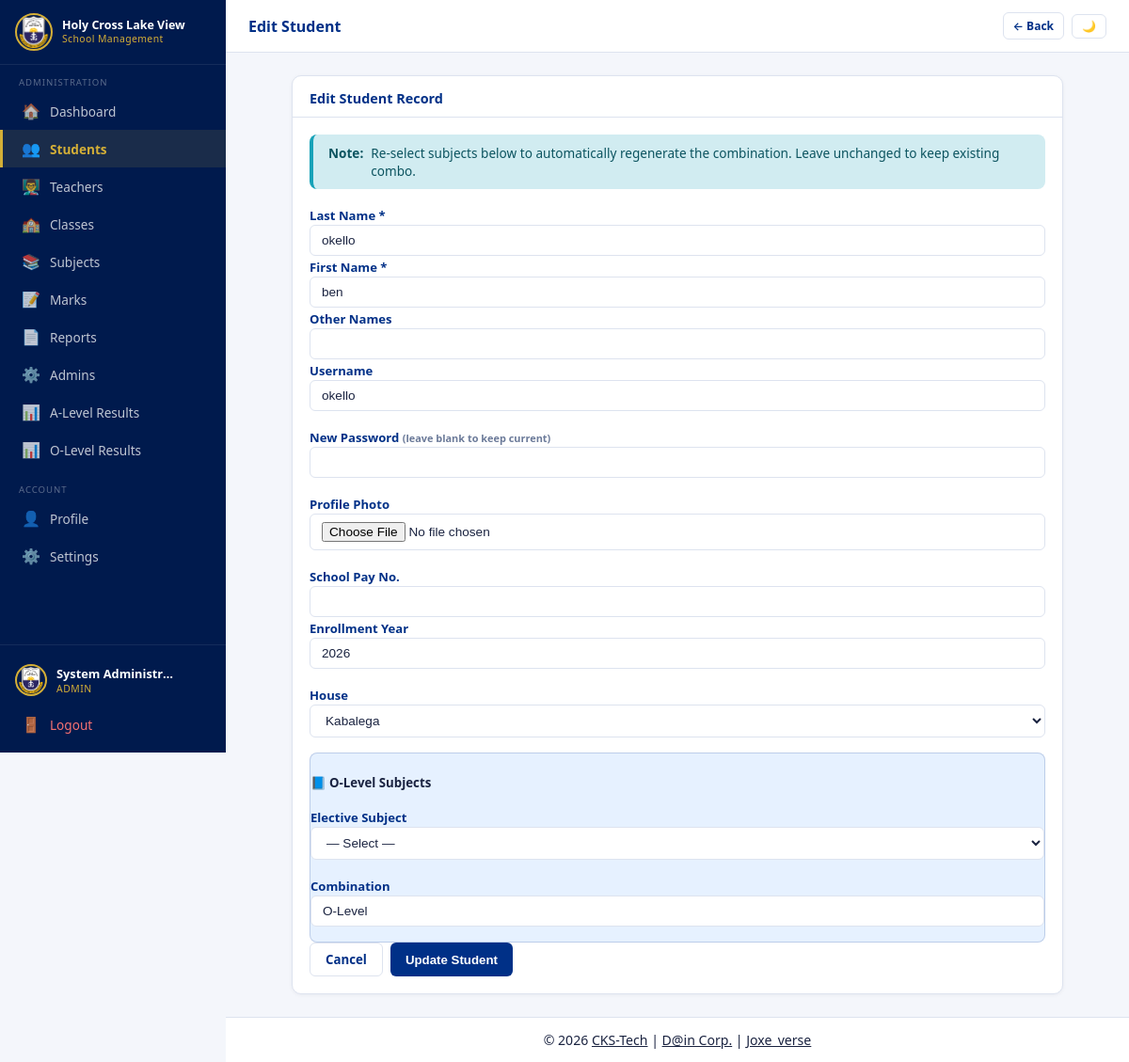
/admin/students/2/edit (signed in), run on the app's committed database.
### tables this page shows
CREATE TABLE users (
            id          INTEGER PRIMARY KEY AUTOINCREMENT,
            username    TEXT UNIQUE NOT NULL,
            password    TEXT NOT NULL,
            role        TEXT NOT NULL,
            full_name   TEXT NOT NULL,
            email       TEXT DEFAULT '',
            phone       TEXT DEFAULT '',
            profile_pic TEXT DEFAULT 'default.png',
            permissions TEXT DEFAULT '{}',
            created_at  TIMESTAMP DEFAULT CURRENT_TIMESTAMP
        , first_name TEXT DEFAULT '', last_name TEXT DEFAULT '', other_names TEXT DEFAULT '');

CREATE TABLE students (
            id              INTEGER PRIMARY KEY AUTOINCREMENT,
            user_id         INTEGER REFERENCES users(id) ON DELETE CASCADE,
            student_no      TEXT UNIQUE NOT NULL,
            school_pay_no   TEXT DEFAULT '',
            class_id        INTEGER REFERENCES classes(id) ON DELETE SET NULL,
            combination     TEXT DEFAULT '',
            house           TEXT DEFAULT '',
            uce_results     TEXT DEFAULT '',
            enrollment_year INTEGER,
            gender          TEXT DEFAULT ''
        );

### app.py (the view, shortened to what this page needs)
@app.route('/admin/students/<int:sid>/edit', methods=['GET', 'POST'])
@permission_required('edit_students')
def admin_edit_student(sid):
    conn = get_db()
    student = conn.execute(
        "SELECT s.*, u.first_name, u.last_name, u.other_names, u.full_name, u.email, u.username, u.profile_pic "
        "FROM students s JOIN users u ON s.user_id=u.id WHERE s.id=?", (sid,)
    ).fetchone()
    if not student:
        conn.close()
        abort(404)
    class_row  = conn.execute("SELECT name FROM classes WHERE id=?", (student['class_id'],)).fetchone()
    class_name = class_row['name'] if class_row else ''
    level      = 'alevel' if class_name in ('S.5', 'S.6') else 'olevel'
    if level == 'alevel':
        principals = conn.execute(
            "SELECT id, name FROM subjects WHERE level='A' "
            "AND name NOT IN ('General Paper','Subsidiary Mathematics','Subsidiary Computer Studies') "
            "ORDER BY name"
        ).fetchall()
        subs_db = conn.execute(
            "SELECT id, name FROM subjects WHERE level='A' AND name LIKE '%Subsidiary%' ORDER BY name"
        ).fetchall()
        subsidiaries = [
            {'id': s['id'], 'name': s['name'],
             'code': 'SM' if 'Mathematics' in s['name'] else 'ICT'}
            for s in subs_db
        ]
        electives = []
    else:
        principals   = []
        subsidiaries = []
        electives    = conn.execute(
            "SELECT id,name FROM subjects WHERE level='O' AND name IN "
            "('Agriculture','Information & Communications Technology (ICT)',"
            "'Entrepreneurship Education','Art and Design','Nutrition & Food Technology',"
            "'Physical Education','Literature in English','Kiswahili') ORDER BY name"
        ).fetchall()
    conn.close()
    return render_template('admin/student_form_edit.html',
                           student=student, level=level, class_name=class_name,
                           principals=principals, subsidiaries=subsidiaries,
                           electives=electives, houses=HOUSES,
                           current_year=datetime.now().year)

### app.py (called while the page is built)
def get_db():
    conn = sqlite3.connect(DATABASE)
    conn.row_factory = sqlite3.Row
    conn.execute("PRAGMA foreign_keys = ON")
    return conn

def current_user_permissions():
    perms = session.get('permissions')
    if perms is None:
        return []
    return perms if isinstance(perms, list) else []

def has_permission(permission):
    if session.get('role') != 'admin':
        return False
    perms = current_user_permissions()
    return not perms or permission in perms

def permission_required(permission):
    def decorator(f):
        @wraps(f)
        def deco(*a, **kw):
            if 'user_id' not in session:
                return redirect(url_for('login'))
            if session.get('role') != 'admin':
                flash('Admin access required.', 'danger')
                return redirect(url_for('home'))
            if not has_permission(permission):
                flash('You do not have permission to access that page.', 'danger')
                dest = 'admin_dashboard' if session.get('role') == 'admin' else 'home'
                return redirect(url_for(dest))
            return f(*a, **kw)
        return deco
    return decorator

@app.context_processor
def inject_globals():
    return {
        'current_year': datetime.now().year,
        'school_name':  'Holy Cross Lake View SSS',
        'houses':       HOUSES,
    }

### templates/admin/student_form_edit.html (shortened to what this page needs)
{% extends "base.html" %}
{% block page_title %}Edit Student{% endblock %}
{% block topbar_actions %}<a href="{{ url_for('admin_students') }}" class="btn btn-outline btn-sm">← Back</a>{% endblock %}
{% block content %}
<div style="max-width:820px; margin:0 auto">
  <div class="card">
    <div class="card-header"><span class="card-header-title">Edit Student Record</span></div>
    <div class="card-body">
      <form method="POST" enctype="multipart/form-data">
        <div class="alert alert-info mb-3" style="font-size:.85rem">
          <strong>Note:</strong> Re-select subjects below to automatically regenerate the combination. Leave unchanged to keep existing combo.
        </div>
        <div class="row g-3 mb-3">
          <div class="col-md-4"><label class="form-label">Last Name *</label><input type="text" name="last_name" class="form-control" value="{{ student.last_name }}" required></div>
          <div class="col-md-4"><label class="form-label">First Name *</label><input type="text" name="first_name" class="form-control" value="{{ student.first_name }}" required></div>
          <div class="col-md-4"><label class="form-label">Other Names</label><input type="text" name="other_names" class="form-control" value="{{ student.other_names }}"></div>
          <div class="col-md-6"><label class="form-label">Username</label><input type="text" name="username" class="form-control" value="{{ student.username }}"></div>
        </div>
        <div class="mb-3"><label class="form-label">New Password <small class="text-muted">(leave blank to keep current)</small></label><input type="password" name="new_password" class="form-control"></div>
        <div class="mb-3"><label class="form-label">Profile Photo</label><input type="file" name="profile_pic" accept="image/*" class="form-control"></div>
        <div class="row g-3 mb-3">
          <div class="col-md-6"><label class="form-label">School Pay No.</label><input type="text" name="school_pay_no" class="form-control" value="{{ student.school_pay_no }}"></div>
          <div class="col-md-6"><label class="form-label">Enrollment Year</label><input type="number" name="enrollment_year" class="form-control" value="{{ student.enrollment_year }}"></div>
        </div>
        <div class="mb-3"><label class="form-label">House</label>
          <select name="house" class="form-select">{% for h in houses %}<option value="{{ h }}" {% if student.house == h %}selected{% endif %}>{{ h }}</option>{% endfor %}</select>
        </div>
        {% if level == 'alevel' %}
        <div class="mt-4 p-3" style="border:1px solid rgba(212,175,55,.4); border-radius:8px; background:rgba(255,245,220,.8)">
          <h5 class="mb-3">📚 A-Level Subjects</h5>
          <div class="row g-3 mb-3">
            {% for i in [1,2,3] %}
            <div class="col-md-4">
              <label class="form-label">Principal Subject {{ i }}</label>
              <select name="principal_{{ i }}" id="p{{ i }}" class="form-select principal-select">
                <option value="">— Select —</option>
                {% for subj in principals %}<option value="{{ subj.id }}" data-name="{{ subj.name }}">{{ subj.name }}</option>{% endfor %}
              </select>
            </div>
            {% endfor %}
          </div>
          <div class="mb-3"><label class="form-label">Subsidiary Subject</label>
            <select name="subsidiary" id="subsidiary" class="form-select">
              <option value="">— Select —</option>
              {% for sub in subsidiaries %}<option value="{{ sub.id }}" data-name="{{ sub.name }}" data-code="{{ sub.code }}">{{ sub.name }}</option>{% endfor %}
            </select>
          </div>
          <div class="mb-3"><label class="form-label">Auto-Generated Combination</label>
            <input type="text" id="combo-preview" class="form-control fw-bold" readonly value="{{ student.combination or 'Select 3 principals...' }}" style="letter-spacing:1px; text-transform:uppercase">
            <input type="hidden" name="combination" id="combo-hidden" value="{{ student.combination }}">
          </div>
        </div>
        {% elif level == 'olevel' %}
        <div class="mt-4 p-3" style="border:1px solid rgba(0,48,135,.18); border-radius:8px; background:rgba(220,235,255,.7)">
          <h5 class="mb-3">📘 O-Level Subjects</h5>
          {% if class_name in ['S.3', 'S.4'] %}
          <div class="mb-3"><label class="form-label">Elective Subject</label>
            <select name="elective" id="elective" class="form-select">
              <option value="">— Select —</option>
            </select>
          </div>
          {% else %}
          <p class="text-muted small">S.1/S.2 students have fixed compulsory subjects. No changes needed here.</p>
          {% endif %}
          <div class="mb-3"><label class="form-label">Combination</label>
            <input type="text" name="combination" id="combo-olevel" class="form-control" readonly value="{{ student.combination or 'O-Level' }}">
          </div>
        </div>
        {% endif %}
        <div class="d-flex justify-content-end gap-2 mt-4">
          <a href="{{ url_for('admin_students') }}" class="btn btn-outline">Cancel</a>
          <button type="submit" class="btn btn-primary px-4">Update Student</button>
        </div>
      </form>
    </div>
  </div>
</div>
{% endblock %}

### static/css/style.css (style rules this page uses)
:root { --navy: #003087; --navy-dark: #001a4d; --navy-light: #1a4a99; --gold: #D4AF37; --gold-light: #f0d060; --sidebar-w: 240px; --topbar-h: 56px; --white: #ffffff; --light: #f4f6fb; --border: #dde3ef; --text-muted: #6b7a99; }
*, *::before, *::after { box-sizing: border-box; }
body { margin: 0; font-family: 'Segoe UI', system-ui, -apple-system, sans-serif; background: var(--light); color: #1a2340; }
.card { background: var(--white); border: 1px solid var(--border); border-radius: 10px; box-shadow: 0 1px 4px rgba(0,0,50,.05); }
.card-header { padding: 14px 18px 10px; border-bottom: 1px solid var(--border); display: flex; align-items: center; justify-content: space-between; gap: 8px; }
.card-header-title { font-size: .9rem; font-weight: 600; color: var(--navy); margin: 0; }
.card-body { padding: 18px; }
.form-label { font-size: .82rem; font-weight: 600; color: var(--navy); margin-bottom: 4px; }
.form-control, .form-select { font-size: .85rem; border: 1px solid var(--border); border-radius: 6px; padding: 8px 12px; transition: border-color .2s, box-shadow .2s; width: 100%; color: #1a2340; background: white; }
.btn { display: inline-flex; align-items: center; gap: 6px; padding: 8px 16px; border-radius: 6px; font-size: .83rem; font-weight: 600; cursor: pointer; border: none; text-decoration: none; transition: opacity .15s, transform .1s; }
.btn-primary { background: var(--navy); color: white; }
.btn-outline { background: transparent; border: 1px solid var(--border); color: var(--navy); }
.btn-sm { padding: 5px 10px; font-size: .75rem; }
.alert { padding: 10px 16px; border-radius: 8px; font-size: .85rem; margin-bottom: 12px; display: flex; align-items: flex-start; gap: 8px; }
.alert-info { background: #d1ecf1; color: #0c5460; border-left: 4px solid #17a2b8; }
.text-muted { color: var(--text-muted); }
.gap-2 { gap: 8px; }
.d-flex { display: flex; }
.mb-3 { margin-bottom: 16px; }

### data on the page
users: last_name "okello", first_name "ben", username "okello"
students: enrollment_year "2026", house "Kabalega", combination "O-Level"

### other printed values
{{ session.get('full_name', 'User') }} "System Administr…"
{{ session.get('role', '') }} "ADMIN"
